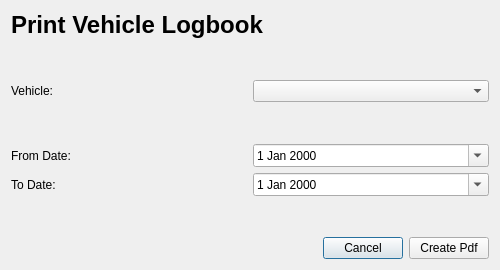
<?xml version="1.0" encoding="UTF-8"?>
<ui version="4.0">
 <class>PrintVehicleLogbookDialog</class>
 <widget class="QDialog" name="PrintVehicleLogbookDialog">
  <property name="geometry">
   <rect>
    <x>0</x>
    <y>0</y>
    <width>500</width>
    <height>270</height>
   </rect>
  </property>
  <property name="windowTitle">
   <string>Print Vehicle Logbook Dialog</string>
  </property>
  <layout class="QVBoxLayout" name="verticalLayout">
   <item>
    <widget class="QLabel" name="lblTitle">
     <property name="font">
      <font>
       <pointsize>18</pointsize>
       <bold>true</bold>
      </font>
     </property>
     <property name="text">
      <string>Print Vehicle Logbook </string>
     </property>
    </widget>
   </item>
   <item>
    <spacer name="verticalSpacer">
     <property name="orientation">
      <enum>Qt::Orientation::Vertical</enum>
     </property>
     <property name="sizeHint" stdset="0">
      <size>
       <width>20</width>
       <height>18</height>
      </size>
     </property>
    </spacer>
   </item>
   <item>
    <layout class="QHBoxLayout" name="horizontalLayout">
     <item>
      <widget class="QLabel" name="lblVehicle">
       <property name="text">
        <string>Vehicle:</string>
       </property>
      </widget>
     </item>
     <item>
      <widget class="QComboBox" name="cmbVehicle"/>
     </item>
    </layout>
   </item>
   <item>
    <spacer name="verticalSpacer_2">
     <property name="orientation">
      <enum>Qt::Orientation::Vertical</enum>
     </property>
     <property name="sizeHint" stdset="0">
      <size>
       <width>20</width>
       <height>19</height>
      </size>
     </property>
    </spacer>
   </item>
   <item>
    <layout class="QHBoxLayout" name="horizontalLayout_2">
     <item>
      <widget class="QLabel" name="lblFromDate">
       <property name="text">
        <string>From Date:</string>
       </property>
      </widget>
     </item>
     <item>
      <widget class="QDateEdit" name="dtFromDate">
       <property name="calendarPopup">
        <bool>true</bool>
       </property>
      </widget>
     </item>
    </layout>
   </item>
   <item>
    <layout class="QHBoxLayout" name="horizontalLayout_3">
     <item>
      <widget class="QLabel" name="lblToDate">
       <property name="text">
        <string>To Date:</string>
       </property>
      </widget>
     </item>
     <item>
      <widget class="QDateEdit" name="dtToDate">
       <property name="calendarPopup">
        <bool>true</bool>
       </property>
      </widget>
     </item>
    </layout>
   </item>
   <item>
    <spacer name="verticalSpacer_3">
     <property name="orientation">
      <enum>Qt::Orientation::Vertical</enum>
     </property>
     <property name="sizeHint" stdset="0">
      <size>
       <width>20</width>
       <height>18</height>
      </size>
     </property>
    </spacer>
   </item>
   <item>
    <layout class="QHBoxLayout" name="horizontalLayout_4">
     <item>
      <spacer name="horizontalSpacer">
       <property name="orientation">
        <enum>Qt::Orientation::Horizontal</enum>
       </property>
       <property name="sizeHint" stdset="0">
        <size>
         <width>40</width>
         <height>20</height>
        </size>
       </property>
      </spacer>
     </item>
     <item>
      <widget class="QPushButton" name="btnCancel">
       <property name="text">
        <string>Cancel</string>
       </property>
      </widget>
     </item>
     <item>
      <widget class="QPushButton" name="btnCreatePdf">
       <property name="text">
        <string>Create Pdf</string>
       </property>
      </widget>
     </item>
    </layout>
   </item>
  </layout>
 </widget>
 <resources/>
 <connections/>
</ui>
